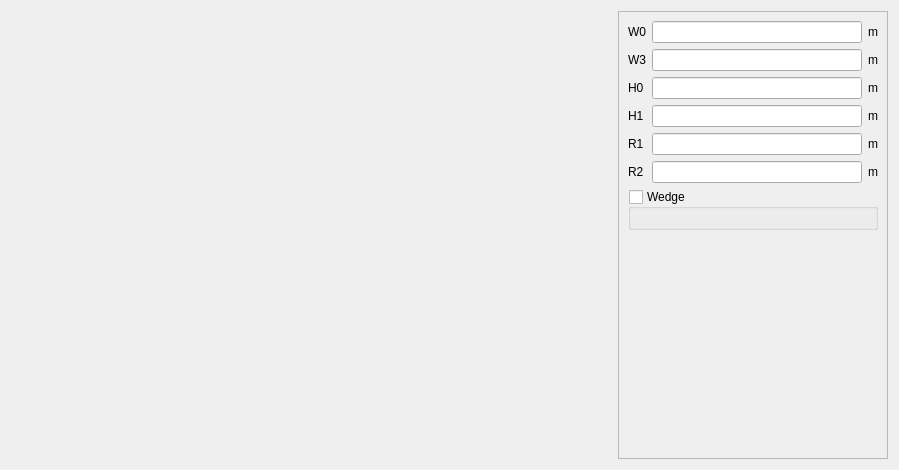
<?xml version="1.0" encoding="UTF-8"?>
<ui version="4.0">
 <class>PWSlot30</class>
 <widget class="QWidget" name="PWSlot30">
  <property name="geometry">
   <rect>
    <x>0</x>
    <y>0</y>
    <width>899</width>
    <height>470</height>
   </rect>
  </property>
  <property name="minimumSize">
   <size>
    <width>630</width>
    <height>470</height>
   </size>
  </property>
  <property name="maximumSize">
   <size>
    <width>16777215</width>
    <height>16777215</height>
   </size>
  </property>
  <property name="windowTitle">
   <string>Form</string>
  </property>
  <layout class="QHBoxLayout" name="horizontalLayout">
   <item>
    <layout class="QVBoxLayout" name="verticalLayout_2">
     <item>
      <widget class="QLabel" name="img_slot">
       <property name="sizePolicy">
        <sizepolicy hsizetype="Expanding" vsizetype="Expanding">
         <horstretch>0</horstretch>
         <verstretch>0</verstretch>
        </sizepolicy>
       </property>
       <property name="maximumSize">
        <size>
         <width>16777215</width>
         <height>16777215</height>
        </size>
       </property>
       <property name="text">
        <string/>
       </property>
       <property name="pixmap">
        <pixmap resource="../../../../Resources/pyleecan.qrc">:/images/images/MachineSetup/WSlot/SlotW30_wind_ext_stator.png</pixmap>
       </property>
       <property name="scaledContents">
        <bool>false</bool>
       </property>
       <property name="alignment">
        <set>Qt::AlignCenter</set>
       </property>
      </widget>
     </item>
    </layout>
   </item>
   <item>
    <widget class="QScrollArea" name="scrollArea">
     <property name="minimumSize">
      <size>
       <width>270</width>
       <height>0</height>
      </size>
     </property>
     <property name="maximumSize">
      <size>
       <width>270</width>
       <height>16777215</height>
      </size>
     </property>
     <property name="widgetResizable">
      <bool>true</bool>
     </property>
     <widget class="QWidget" name="scrollAreaWidgetContents">
      <property name="geometry">
       <rect>
        <x>0</x>
        <y>0</y>
        <width>268</width>
        <height>450</height>
       </rect>
      </property>
      <layout class="QVBoxLayout" name="verticalLayout_3">
       <item>
        <layout class="QGridLayout" name="gridLayout">
         <item row="1" column="0">
          <widget class="QLabel" name="in_W3">
           <property name="text">
            <string>W3</string>
           </property>
          </widget>
         </item>
         <item row="4" column="0">
          <widget class="QLabel" name="in_H1">
           <property name="text">
            <string>H1</string>
           </property>
          </widget>
         </item>
         <item row="0" column="0">
          <widget class="QLabel" name="in_W0">
           <property name="text">
            <string>W0</string>
           </property>
          </widget>
         </item>
         <item row="6" column="0">
          <widget class="QLabel" name="in_R2">
           <property name="text">
            <string>R2</string>
           </property>
          </widget>
         </item>
         <item row="1" column="1">
          <widget class="FloatEdit" name="lf_W3"/>
         </item>
         <item row="3" column="2">
          <widget class="QLabel" name="unit_H0">
           <property name="text">
            <string>m</string>
           </property>
          </widget>
         </item>
         <item row="1" column="2">
          <widget class="QLabel" name="unit_W3">
           <property name="text">
            <string>m</string>
           </property>
          </widget>
         </item>
         <item row="4" column="2">
          <widget class="QLabel" name="unit_H1">
           <property name="text">
            <string>m</string>
           </property>
          </widget>
         </item>
         <item row="3" column="1">
          <widget class="FloatEdit" name="lf_H0"/>
         </item>
         <item row="4" column="1">
          <widget class="FloatEdit" name="lf_H1"/>
         </item>
         <item row="0" column="1">
          <widget class="FloatEdit" name="lf_W0"/>
         </item>
         <item row="3" column="0">
          <widget class="QLabel" name="in_H0">
           <property name="text">
            <string>H0</string>
           </property>
          </widget>
         </item>
         <item row="6" column="2">
          <widget class="QLabel" name="unit_R2">
           <property name="text">
            <string>m</string>
           </property>
          </widget>
         </item>
         <item row="0" column="2">
          <widget class="QLabel" name="unit_W0">
           <property name="text">
            <string>m</string>
           </property>
          </widget>
         </item>
         <item row="6" column="1">
          <widget class="FloatEdit" name="lf_R2"/>
         </item>
         <item row="5" column="0">
          <widget class="QLabel" name="in_R1">
           <property name="text">
            <string>R1</string>
           </property>
          </widget>
         </item>
         <item row="5" column="1">
          <widget class="FloatEdit" name="lf_R1"/>
         </item>
         <item row="5" column="2">
          <widget class="QLabel" name="unit_R1">
           <property name="text">
            <string>m</string>
           </property>
          </widget>
         </item>
        </layout>
       </item>
       <item>
        <widget class="QGroupBox" name="g_wedge">
         <property name="title">
          <string>Wedge</string>
         </property>
         <property name="checkable">
          <bool>true</bool>
         </property>
         <property name="checked">
          <bool>false</bool>
         </property>
         <layout class="QGridLayout" name="gridLayout_2">
          <item row="0" column="0" colspan="2">
           <widget class="WMatSelectV" name="w_wedge_mat" native="true">
            <property name="minimumSize">
             <size>
              <width>100</width>
              <height>0</height>
             </size>
            </property>
           </widget>
          </item>
         </layout>
        </widget>
       </item>
       <item>
        <spacer name="verticalSpacer">
         <property name="orientation">
          <enum>Qt::Vertical</enum>
         </property>
         <property name="sizeHint" stdset="0">
          <size>
           <width>20</width>
           <height>40</height>
          </size>
         </property>
        </spacer>
       </item>
       <item>
        <widget class="WWSlotOut" name="w_out" native="true"/>
       </item>
      </layout>
     </widget>
    </widget>
   </item>
  </layout>
 </widget>
 <customwidgets>
  <customwidget>
   <class>FloatEdit</class>
   <extends>QLineEdit</extends>
   <header>......GUI/Tools/FloatEdit.h</header>
  </customwidget>
  <customwidget>
   <class>WWSlotOut</class>
   <extends>QWidget</extends>
   <header>......GUI.Dialog.DMachineSetup.SWSlot.WWSlotOut.WWSlotOut.h</header>
   <container>1</container>
  </customwidget>
  <customwidget>
   <class>WMatSelectV</class>
   <extends>QWidget</extends>
   <header>......GUI.Dialog.DMatLib.WMatSelect.WMatSelectV.h</header>
   <container>1</container>
  </customwidget>
 </customwidgets>
 <tabstops>
  <tabstop>lf_W0</tabstop>
  <tabstop>lf_W3</tabstop>
  <tabstop>lf_H0</tabstop>
  <tabstop>lf_H1</tabstop>
  <tabstop>lf_R2</tabstop>
  <tabstop>g_wedge</tabstop>
  <tabstop>scrollArea</tabstop>
 </tabstops>
 <resources>
  <include location="../../../../Resources/pyleecan.qrc"/>
 </resources>
 <connections/>
</ui>
